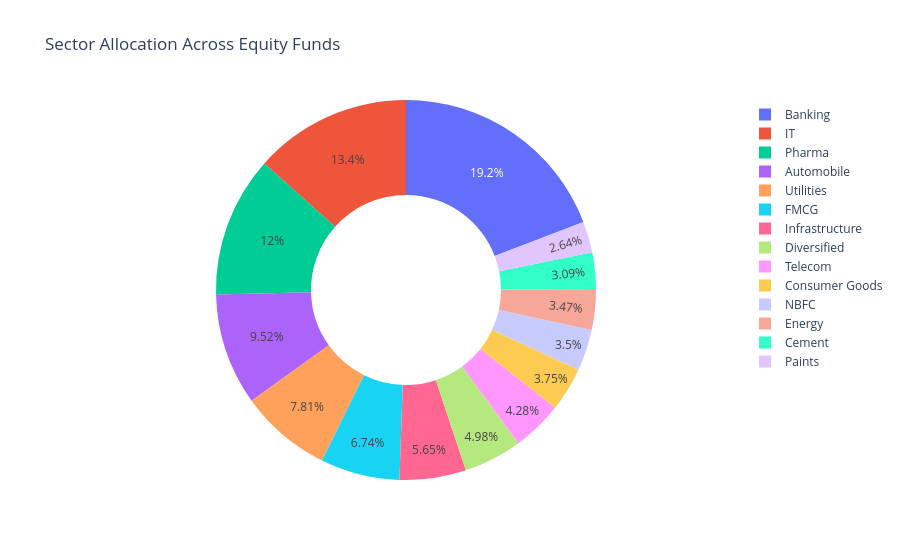

Source (notebook cell):
### Code cell
sector_alloc = portfolio.groupby(

    "sector"

)["weight_pct"].sum().reset_index()

fig = px.pie(

    sector_alloc,

    names="sector",

    values="weight_pct",

    hole=0.5,

    title="Sector Allocation Across Equity Funds"

)

fig.show()

### Figure 1 — Plotly figure (JSON) as saved in the notebook; plotly's stock layout.template omitted (floating-point values rounded to 4 significant figures)
{"data": [{"domain": {"x": [0, 1], "y": [0, 1]}, "hole": 0.5, "hovertemplate": "sector=%{label}<br>weight_pct=%{value}<extra></extra>", "labels": ["Automobile", "Banking", "Cement", "Consumer Goods", "Diversified", "Energy", "FMCG", "IT", "Infrastructure", "NBFC", "Paints", "Pharma", "Telecom", "Utilities"], "legendgroup": "", "name": "", "showlegend": true, "type": "pie", "values": [323.6, 652.3, 105.0, 127.6, 169.2, 117.9, 229.1, 455.5, 192.2, 119.1, 89.86, 407.4, 145.6, 265.5]}], "layout": {"legend": {"tracegroupgap": 0}, "title": {"text": "Sector Allocation Across Equity Funds"}}}
